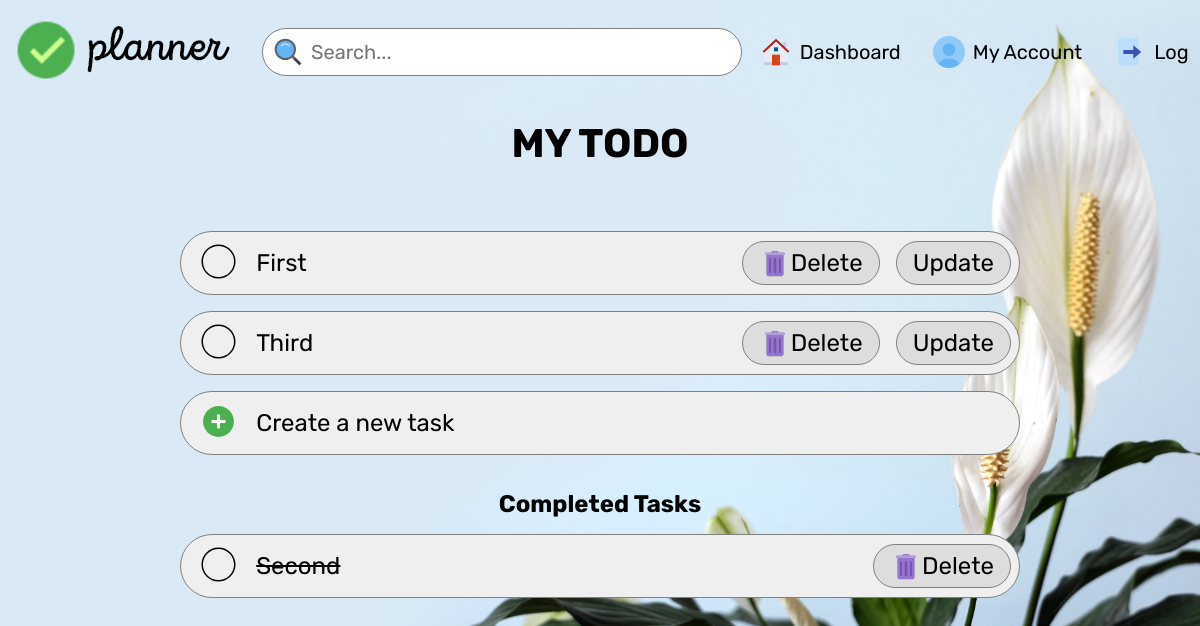
/tasks/my todo (signed in), run on the app's committed database.
### app/models.py (models this page shows, shortened)
class Tasks(db.Model):
    sno=db.Column(db.Integer, primary_key=True)
    title=db.Column(db.String(200), nullable=False)
    complete=db.Column(db.Boolean)
    project=db.Column(db.String(300))
    def check_tasks(title,project):
        return db.session.query(Dashboard).filter(func.lower(Dashboard.title)==func.lower(project)).first() is not None

### app/routes.py (the view)
@app.route('/tasks/<project>', methods=['GET','POST'])
@login_required
def tasks(project):
    if request.method=='POST':
        title=request.form['title']
        todo=Tasks(title=title,complete=False, project=project)
        Tasks.add_todo(todos=todo)
        return redirect(url_for('tasks',project=project))
    else:
        exists = Tasks.check_tasks(title=Dashboard.title, project=project)
        if exists:
            incomplete=Tasks.query.filter_by(complete=False,project=project).all()
            complete=Tasks.query.filter_by(complete=True,project=project).all()
            return render_template('task.html', project=project, incomplete=incomplete, complete=complete)
        else:
            abort(404)

### app/__init__.py (called while the page is built)
@login_manager.user_loader
def load_user(user_id):
    return User.query.get(int(user_id))

### app/templates/task.html (shortened to what this page needs)
{% extends 'base.html' %} {% block stylesheet %}
<link rel="stylesheet" href="/static/css/task.css" />
{% endblock stylesheet %} {% block title %} My Tasks {% endblock title %}
{% block new_nav_link %}
{% block actionurl %}
  {{url_for('searchtask',project=project)}}
{% endblock actionurl %}
<div class="navbar-items navbar-account">
  <img
    src="{{url_for('static',filename='assets/icons/home_48px.svg')}}"
    alt=""
    draggable="false"
  />
  <a href="{{url_for('dashboard')}}">Dashboard</a>
</div>
{% endblock new_nav_link %}
{%block content %}
<h1 class="taskpage-header">{{project}}</h1>
{% if found_list %}
<button class="createnew tasklist">
  <span>
    <a href="/complete/{{project}}/{{todo.sno}}"
      ><img
        class="add-icon task-icon"
        src="/static/assets/icons/round_50px.svg"
        alt="" /></a
    ><span class="btn-text">{{todo.title}}</span></span
  >
  <span class="btn-wrapper">
    <div class="btn">
      <img src="/static/assets/icons/trash_48px.svg" alt="" />
      <a href="/delete/{{project}}/{{todo.sno}}">Delete</a>
    </div>
    <div class="btn">
      <img src="/static/assets/icons/edit_48px.svg" alt="" />
      <a href='/update/{{project}}/{{todo.sno}}'>Update</a>
    </div>
    <!-- <div class="btn">
      <img src="/static/assets/icons/schedule_48px.svg" alt="" />
      <a>Schedule</a>
    </div> -->
  </span>
</button>
{% if complete|length>0 %}
<br>
<h2 style="text-align: center;">Completed Tasks</h2>
{% for todo in complete %}
<button class="createnew tasklist">
  <span>
    <a href="/incomplete/{{project}}/{{todo.sno}}"
      ><img
        class="add-icon task-icon"
        src="/static/assets/icons/round_50px.svg"
        alt="" /></a
    ><span class="btn-text" style="text-decoration: line-through"
      >{{todo.title}}</span
    ></span
  >
  <span class="btn-wrapper">
    <div class="btn">
      <img src="/static/assets/icons/trash_48px.svg" alt="" />
      <a href="/delete/{{project}}/{{todo.sno}}">Delete</a>
    </div>
    <!-- <div class="btn">
        <img src="/static/assets/icons/schedule_48px.svg" alt="" />
        <a>Schedule</a>
      </div> -->
  </span>
</button>
{% endfor %} {% endif %}
{% else %}
{% for todo in incomplete %}
<button class="createnew tasklist">
  <span>
    <a href="/complete/{{project}}/{{todo.sno}}"
      ><img
        class="add-icon task-icon"
        src="/static/assets/icons/round_50px.svg"
        alt="" /></a
    ><span class="btn-text">{{todo.title}}</span></span
  >
  <span class="btn-wrapper">
    <div class="btn">
      <img src="/static/assets/icons/trash_48px.svg" alt="" />
      <a href="/delete/{{project}}/{{todo.sno}}">Delete</a>
    </div>
    <div class="btn">
      <a href='/update/{{project}}/{{todo.sno}}'>Update</a>
    </div>
  </span>
</button>
{% endfor %}
{% endif %}
<button
  class="createnew new-create-style"
  onclick="document.getElementById('id01').style.display='block'"
>
  <span>
    <img
      class="add-icon"
      src="/static/assets/icons/add_48px.svg"
      alt="" /></span
  >Create a new task
</button>
{% if complete|length>0 %}
<br>
<h2 style="text-align: center;">Completed Tasks</h2>
{% for todo in complete %}
<button class="createnew tasklist">
  <span>
    <a href="/incomplete/{{project}}/{{todo.sno}}"
      ><img
        class="add-icon task-icon"
        src="/static/assets/icons/round_50px.svg"
        alt="" /></a
    ><span class="btn-text" style="text-decoration: line-through"
      >{{todo.title}}</span
    ></span
  >
  <span class="btn-wrapper">
    <div class="btn">
      <img src="/static/assets/icons/trash_48px.svg" alt="" />
      <a href="/delete/{{project}}/{{todo.sno}}">Delete</a>
    </div>
  </span>
</button>
{% endfor %} {% endif %}
{% endblock content %}

### app/static/css/task.css (style rules this page uses)
body { background-image: url('/static/assets/images/bg\ \(2\).jpg'); height: 100vh; background-size: cover; background-repeat: no-repeat; }
.createnew { display: flex; width: 70%; margin: 1rem auto; height: 4rem; border-radius: 100px; border: 1px solid grey; outline: none; justify-content: flex-start; align-items: center; font-size: 1.5rem; cursor: pointer; }
.add-icon { height: 2.5rem; padding-left: 0.6rem; padding: 0 1.2rem; padding-top: 0.2rem; cursor: pointer; }
.taskpage-header { text-align: center; font-size: 2.5rem; padding: 1rem 0; padding-bottom: 3rem; text-transform: uppercase; }
.btn-wrapper { position: relative; float: right; display: flex; align-items: center; justify-self: flex-end; }
.btn-wrapper>div>img { height: 2rem; right: 25rem; }
.btn { background-color: #ddd; border-radius: 100px; border: 1px solid grey; display: flex; align-items: center; padding: 0.3rem 1rem; margin: 0 0.5rem; justify-content: flex-end; cursor: pointer; }
.tasklist { display: flex; cursor: inherit; justify-content: space-between; }
.btn-text { vertical-align: super; }
.btn-wrapper a { text-decoration: none; color: black; }

### app/static/css/navbar.css (style rules this page uses)
* { margin: 0; padding: 0; box-sizing: border-box; font-family: 'Rubik', sans-serif; }
.navbar-items { padding-right: 2rem; display: flex; }
.navbar-items > a { text-decoration: none; color: black; align-self: center; font-size: 1.25rem; }
.navbar-items img { height: 2rem; padding-right: 0.5rem; align-content: center; align-self: center; }

### data on the page
Tasks: title "First"
Tasks: title "Third"
Tasks: title "Second"

### other printed values
{{ project }} "MY TODO"
